Frame 1 (no input): blank canvas, image omitted
Frame 60 (the mouse pressed at the canvas centre just before this capture): blank canvas, image omitted
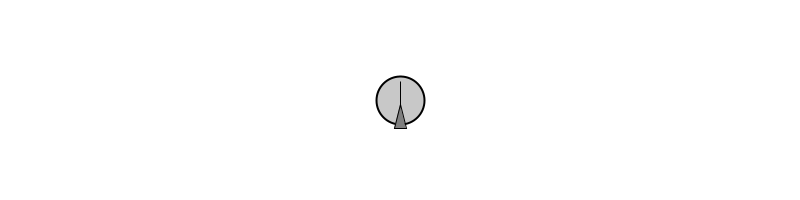
Frame 120 (the mouse held since frame 60 and released just before this capture)

The Processing sketch whose frames 1 and 60 were blank and that drew this single picture after the mouse press (run headless with seeded random() and noise(); from frame 60 on, the mouse is pressed at the canvas centre):

// Processing sketch: NOC_6_01_Seek_trail
// ── NOC_6_01_Seek_trail.pde
// The Nature of Code
// Daniel Shiffman
// http://natureofcode.com

// Implements Craig Reynold's autonomous steering behaviors
// One vehicle "seeks"
// See: http://www.red3d.com/cwr/

Vehicle v;

void setup() {
  size(800, 200);
  v = new Vehicle(width/2, height/2);
  smooth();
}

void draw() {
  if (mousePressed) {

    background(255);

    PVector mouse = new PVector(mouseX, mouseY);

    // Draw an ellipse at the mouse location
    fill(200);
    stroke(0);
    strokeWeight(2);
    ellipse(mouse.x, mouse.y, 48, 48);

    // Call the appropriate steering behaviors for our agents
    v.seek(mouse);
    v.update();
    v.display();
  }
}


// ── Vehicle.pde
// The Nature of Code
// Daniel Shiffman
// http://natureofcode.com

// The "Vehicle" class

class Vehicle {
    ArrayList<PVector> history = new ArrayList<PVector>();

  PVector location;
  PVector velocity;
  PVector acceleration;
  float r;
  float maxforce;    // Maximum steering force
  float maxspeed;    // Maximum speed

  Vehicle(float x, float y) {
    acceleration = new PVector(0,0);
    velocity = new PVector(0,-2);
    location = new PVector(x,y);
    r = 6;
    maxspeed = 4;
    maxforce = 0.1;
  }

  // Method to update location
  void update() {
    // Update velocity
    velocity.add(acceleration);
    // Limit speed
    velocity.limit(maxspeed);
    location.add(velocity);
    // Reset accelerationelertion to 0 each cycle
    acceleration.mult(0);

        history.add(location.get());
    if (history.size() > 100) {
      history.remove(0);
    }
  }

  void applyForce(PVector force) {
    // We could add mass here if we want A = F / M
    acceleration.add(force);
  }

  // A method that calculates a steering force towards a target
  // STEER = DESIRED MINUS VELOCITY
  void seek(PVector target) {
    PVector desired = PVector.sub(target,location);  // A vector pointing from the location to the target

    // Normalize desired and scale to maximum speed
    desired.normalize();
    desired.mult(maxspeed);
    // Steering = Desired minus velocity
    PVector steer = PVector.sub(desired,velocity);
    steer.limit(maxforce);  // Limit to maximum steering force

    applyForce(steer);
  }

  void display() {
        beginShape();
    stroke(0);
    strokeWeight(1);
    noFill();
    for(PVector v: history) {
      vertex(v.x,v.y);
    }
    endShape();


    // Draw a triangle rotated in the direction of velocity
    float theta = velocity.heading() + PI/2;
    fill(127);
    stroke(0);
    strokeWeight(1);
    pushMatrix();
    translate(location.x,location.y);
    rotate(theta);
    beginShape();
    vertex(0, -r*2);
    vertex(-r, r*2);
    vertex(r, r*2);
    endShape(CLOSE);
    popMatrix();


  }
}
